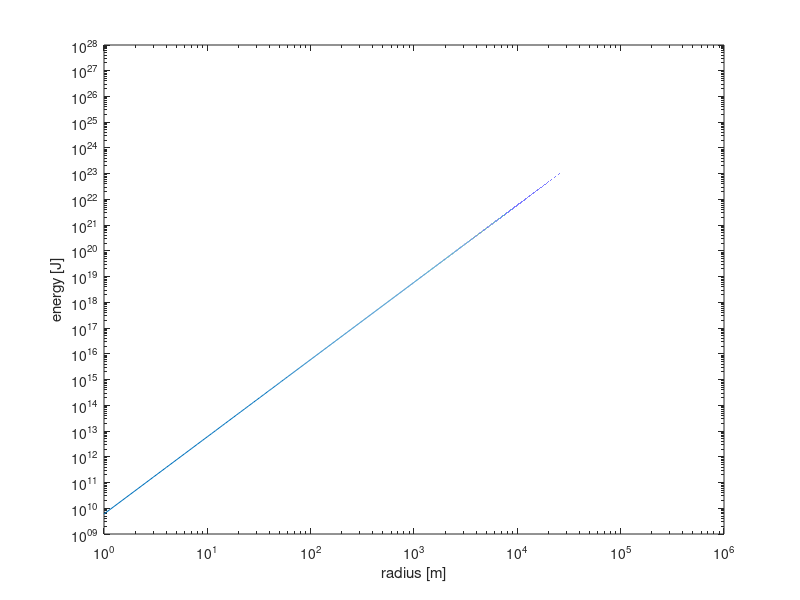

Write MATLAB code to recreate this figure.
% Define radius
r = 1:1000000; % meters

% Initialize vector to save energies
energy = zeros(1, length(r));

% Define constants
v = 10^3; % m / s
rho = 3000; % kg / m^3

% loop through r to calculate energy
for i=1:length(r)
    energy(i) = 2 * rho * r(i)^3 * v^2;
end

% Plot on a log-log scale
loglog(r, energy)
xlabel('radius [m]')
ylabel('energy [J]')